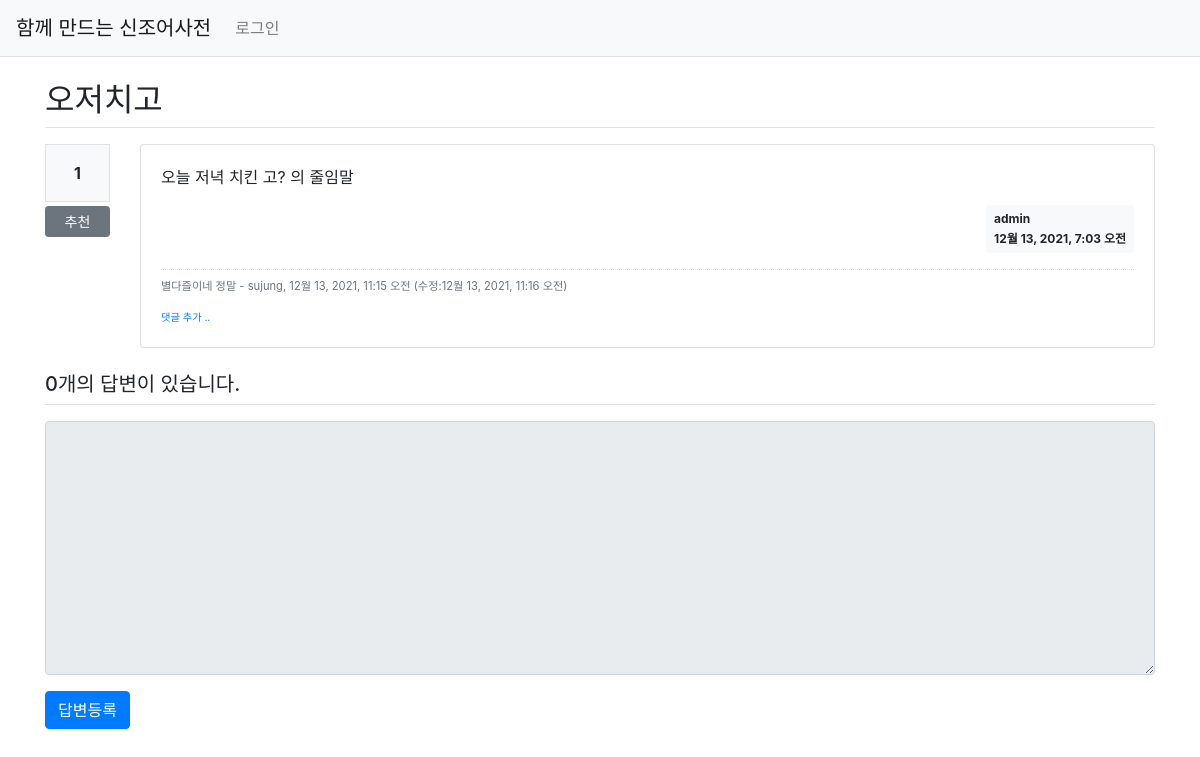
The app's page /pybo/5/ with its own data.
### pybo/models.py (models this page shows, shortened)
class Question(models.Model):
    author = models.ForeignKey(User, on_delete=models.CASCADE, related_name='author_question')
    subject = models.CharField(max_length=200)  # 질문의 제목 - 최대 200자
    content = models.TextField()    # 질문의 내용 - 글자수를 제한할 수 없는 텍스트
    create_date = models.DateTimeField()    # 질문을 작성한 일시 - 날짜와 시간 속성
    modify_date = models.DateTimeField(null=True, blank=True)
    voter = models.ManyToManyField(User, related_name='voter_question')  # 추천인 추가

class Comment(models.Model):
    author = models.ForeignKey(User, on_delete=models.CASCADE)
    content = models.TextField()
    create_date = models.DateTimeField()
    modify_date = models.DateTimeField(null=True, blank=True)
    question = models.ForeignKey(Question, null=True, blank=True, on_delete=models.CASCADE)
    answer = models.ForeignKey(Answer, null=True, blank=True, on_delete=models.CASCADE)

### pybo/views/base_views.py (the view)
def detail(request, question_id):
    question = get_object_or_404(Question, pk=question_id)
    context = {'question': question}
    return render(request, 'pybo/question_detail.html', context)

### pybo/templatetags/pybo_filter.py (called while the page is built)
@register.filter()
def mark(value):
    extensions = ["nl2br", "fenced_code"]
    return mark_safe(markdown.markdown(value, extensions=extensions))

### templates/pybo/question_detail.html (shortened to what this page needs)
{% extends 'base.html' %}
{% load pybo_filter %}
{% block content %}
<div class="container my-3">
    <h2 class="border-bottom py-2">{{ question.subject }}</h2>
    <div class="row my-3">
        <div class="col-1">
            <div class="bg-light text-center p-3 border font-weight-bolder mb-1">{{question.voter.count}}</div>
            <a href="#" data-uri="{% url 'pybo:vote_question' question.id  %}"
               class="recommend btn btn-sm btn-secondary btn-block my-1">추천</a>
        </div>
        <div class="col-11">
            <div class="card">
                <div class="card-body">
                    <div class="card-text">{{ question.content|mark }}</div>
                    <div class="d-flex justify-content-end">
                        <div class="badge badge-light p-2 text-left">
                            <div class="mb-2">{{ question.author.username }}</div>
                            <div>{{ question.create_date }}</div>
                        </div>
                    </div>
                    {% if question.comment_set.count > 0 %}
                    <div class="mt-3">
                    {% for comment in question.comment_set.all %}
                        <div class="comment py-2 text-muted">
                            <span style="white-space: pre-line;">{{ comment.content }}</span>
                            <span>
                                - {{ comment.author }}, {{ comment.create_date }}
                                {% if comment.modify_date %}
                                (수정:{{ comment.modify_date }})
                                {% endif %}
                            </span>
                        </div>
                    {% endfor %}
                    </div>
                    {% endif %}
                    <div>
                        <a href="{% url 'pybo:comment_create_question' question.id  %}"
                           class="small"><small>댓글 추가 ..</small></a>
                    </div>
                </div>
            </div>
        </div>
    </div>
    <h5 class="border-bottom my-3 py-2">{{question.answer_set.count}}개의 답변이 있습니다.</h5>
    <form action="{% url 'pybo:answer_create' question.id %}" method="post" class="my-3">
        <div class="form-group">
            <textarea {% if not user.is_authenticated %}disabled{% endif %}
              name="content" id="content" class="form-control" rows="10"></textarea>
        </div>
        <input type="submit" value="답변등록" class="btn btn-primary">
    </form>
</div>
{% endblock %}

### static/style.css (style rules this page uses)
.comment { border-top:dotted 1px #ddd; font-size:0.7em; }

### records on screen
Question: subject "오저치고", voter.count "1", content|mark "오늘 저녁 치킨 고? 의 줄임말", author.username "admin", create_date "12월 13, 2021, 7:03 오전", answer_set.count "0"
Comment: content "별다즐이네 정말", author "sujung", create_date "12월 13, 2021, 11:15 오전", modify_date "12월 13, 2021, 11:16 오전"
